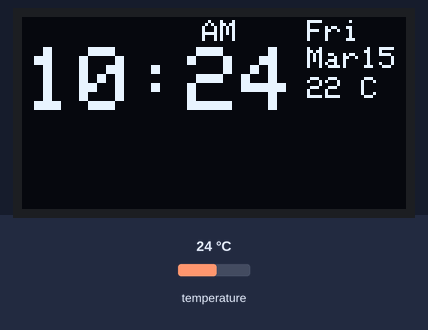
Recording of a sketch running on a simulated Arduino Uno, built with avr-gcc and run on an emulated ATmega328P. Shown: 128×64 one-colour display. Inputs (shaded band) come from the test bench; at power-on: temperature 24 °C. The local clock reads 2024-03-15 10:24:30 at power-on unless the sketch sets it.

Above: at 2.2 s.
2.3 s: temperature set to 12 °C
At 4.3 s:
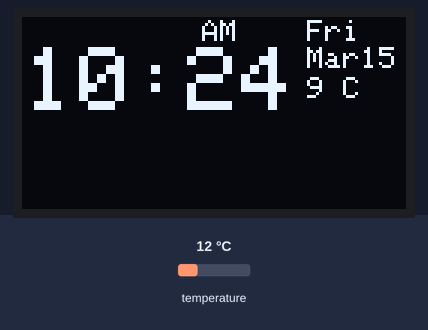
4.6 s: temperature set to 19 °C
At 6.0 s:
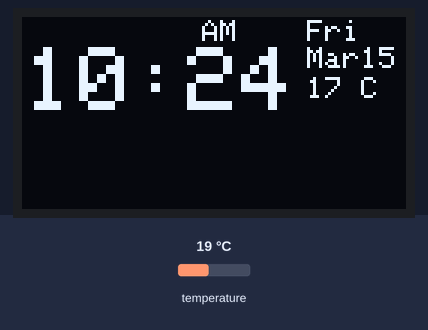
6.7 s: temperature set to 28 °C
At 31.3 s:
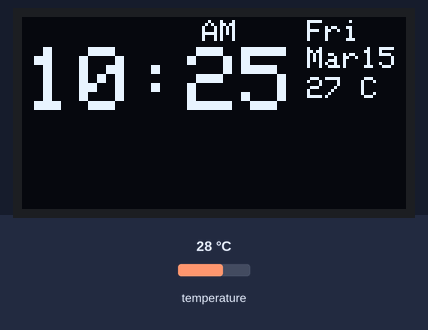
Timing chart, 0 to 32.5 s (numbered marks = the images above; inputs shaded):
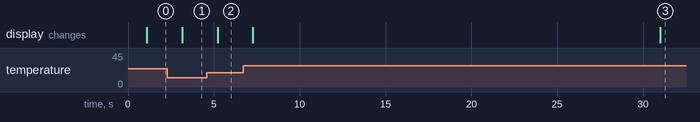

Measured:
- after the input at 2.3 s, the display: changes after 0.85 s (image 1)
- after the input at 4.6 s, the display: changes after 0.61 s (image 2)
- after the input at 6.7 s, the display: first changes after 0.58 s (image 3 shows a later state)

The sketch:

arduino_clock_128x64_oled.ino
```cpp
/* This code works with DS3231 RTC module and OLED display
 * It shows a format of date and time in the OLED screen and some cases the temperature too
 * Refer to www.Surtrtech.com for more details
 * This is Code #7 of the tutorial
 */

#include <SPI.h> //i2c and the display libraries
#include <Wire.h>
#include <Adafruit_GFX.h>
#include <Adafruit_SSD1306.h>
#include <DS3231.h>


//#define SCREEN_WIDTH 128 // OLED display width, in pixels
//#define SCREEN_HEIGHT 32 // OLED display height, in pixels
#define OLED_RESET     4 // Reset pin # (or -1 if sharing Arduino reset pin)

//Adafruit_SSD1306 display(SCREEN_WIDTH, SCREEN_HEIGHT, &Wire, OLED_RESET); //Declaring the display name (display)
Adafruit_SSD1306 display(OLED_RESET);
DS3231 clock;
RTCDateTime dt;

void setup() {
  display.begin(SSD1306_SWITCHCAPVCC, 0x3C); //Start the OLED display
  clock.begin();
  delay(1000);
  display.clearDisplay();
  display.display();
}

void loop() {          //This code displays the Time( Hours:Minutes) as 12h format with (AM/PM) and Date(day of the week/Month/Day of the month)
                       //And the temperature in Fahrenheit

  dt = clock.getDateTime();

  display.clearDisplay();
  display.setTextSize(3);       //size of the text that will follow
  display.setTextColor(WHITE);  //its color
  display.setCursor(1,10);      //position from where you want to start writing
  display.print(clock.dateFormat("g:i", dt)); //text todisplay
  display.setTextSize(1);
  display.setCursor(60,1);
  display.print(clock.dateFormat("A", dt));
  display.setCursor(95,1);
  display.print(clock.dateFormat("D", dt));
  display.setCursor(95,10);
  display.print(clock.dateFormat("Mj", dt));
  display.setCursor(95,20);
  float c=(clock.readTemperature() * 1.1) - 4; //Temperature is read in C and we convert it to F
  display.print(c,0);
  display.print(" C");
  display.display();
  delay(1000);
}
```
